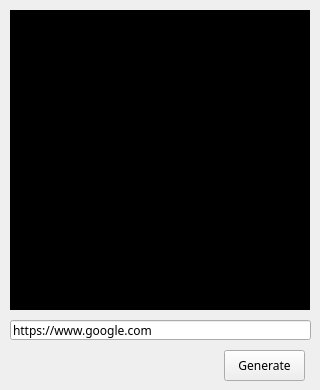
<?xml version="1.0" encoding="UTF-8"?>
<ui version="4.0">
 <class>Form</class>
 <widget class="QWidget" name="Form">
  <property name="geometry">
   <rect>
    <x>0</x>
    <y>0</y>
    <width>320</width>
    <height>390</height>
   </rect>
  </property>
  <property name="sizePolicy">
   <sizepolicy hsizetype="Fixed" vsizetype="Fixed">
    <horstretch>0</horstretch>
    <verstretch>0</verstretch>
   </sizepolicy>
  </property>
  <property name="minimumSize">
   <size>
    <width>320</width>
    <height>390</height>
   </size>
  </property>
  <property name="maximumSize">
   <size>
    <width>320</width>
    <height>390</height>
   </size>
  </property>
  <property name="font">
   <font>
    <family>나눔고딕</family>
   </font>
  </property>
  <property name="windowTitle">
   <string>QRCODE APP</string>
  </property>
  <widget class="QLabel" name="lblQrCode">
   <property name="geometry">
    <rect>
     <x>10</x>
     <y>10</y>
     <width>300</width>
     <height>300</height>
    </rect>
   </property>
   <property name="styleSheet">
    <string notr="true">background-color: rgb(0, 0, 0)</string>
   </property>
   <property name="text">
    <string>TextLabel</string>
   </property>
  </widget>
  <widget class="QLineEdit" name="txtQrData">
   <property name="geometry">
    <rect>
     <x>10</x>
     <y>320</y>
     <width>301</width>
     <height>20</height>
    </rect>
   </property>
   <property name="text">
    <string>https://www.google.com</string>
   </property>
  </widget>
  <widget class="QPushButton" name="btnQrGen">
   <property name="geometry">
    <rect>
     <x>224</x>
     <y>350</y>
     <width>81</width>
     <height>31</height>
    </rect>
   </property>
   <property name="text">
    <string>Generate</string>
   </property>
  </widget>
 </widget>
 <resources/>
 <connections/>
</ui>
